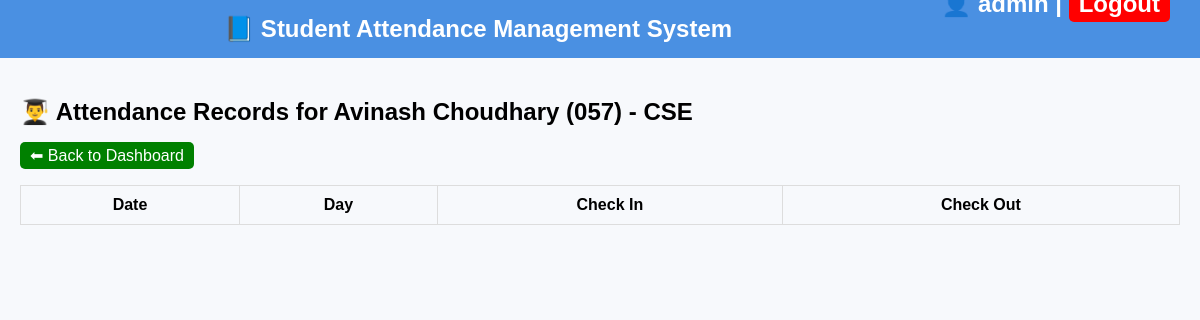
The page /view_attendance/2 (signed in) on the database its author committed.
### tables this page shows
CREATE TABLE students (
                    id INTEGER PRIMARY KEY AUTOINCREMENT,
                    name TEXT,
                    roll TEXT UNIQUE,
                    department TEXT
                );

### app.py (the view)
@app.route("/view_attendance/<int:student_id>")
@login_required
def view_attendance(student_id):
    conn = sqlite3.connect("attendance.db")
    c = conn.cursor()
    c.execute("SELECT name, roll, department FROM students WHERE id=?", (student_id,))
    student = c.fetchone()
    c.execute("SELECT check_in, check_out FROM attendance WHERE student_id=? ORDER BY check_in DESC", (student_id,))
    records = c.fetchall()
    conn.close()
    return render_template("view_attendance.html", student=student, records=records)

### app.py (called while the page is built)
def login_required(f):
    @wraps(f)
    def decorated_function(*args, **kwargs):
        if "admin" not in session:
            flash("You must log in first.", "warning")
            return redirect(url_for("login"))
        return f(*args, **kwargs)
    return decorated_function

### templates/view_attendance.html (shortened to what this page needs)
{% extends "layout.html" %}
{% block content %}
<h2>👨‍🎓 Attendance Records for {{ student[0] }} ({{ student[1] }}) - {{ student[2] }}</h2>
<a href="{{ url_for('dashboard') }}" class="button">⬅ Back to Dashboard</a>
<table class="table">
    <tr>
        <th>Date</th>
        <th>Day</th>
        <th>Check In</th>
        <th>Check Out</th>
    </tr>
</table>
{% endblock %}

### static/style.css (style rules this page uses)
body { font-family: Arial, sans-serif; background: #f7f9fc; margin: 0; padding: 0; }
.table { width: 100%; border-collapse: collapse; margin-top: 20px; }
.table th, .table td { border: 1px solid #ddd; padding: 10px; text-align: center; }
.button { background: green; color: white; padding: 5px 10px; border: none; border-radius: 5px; text-decoration: none; }

### rows shown on the page
students: name "Avinash Choudhary", roll "057", department "CSE"
